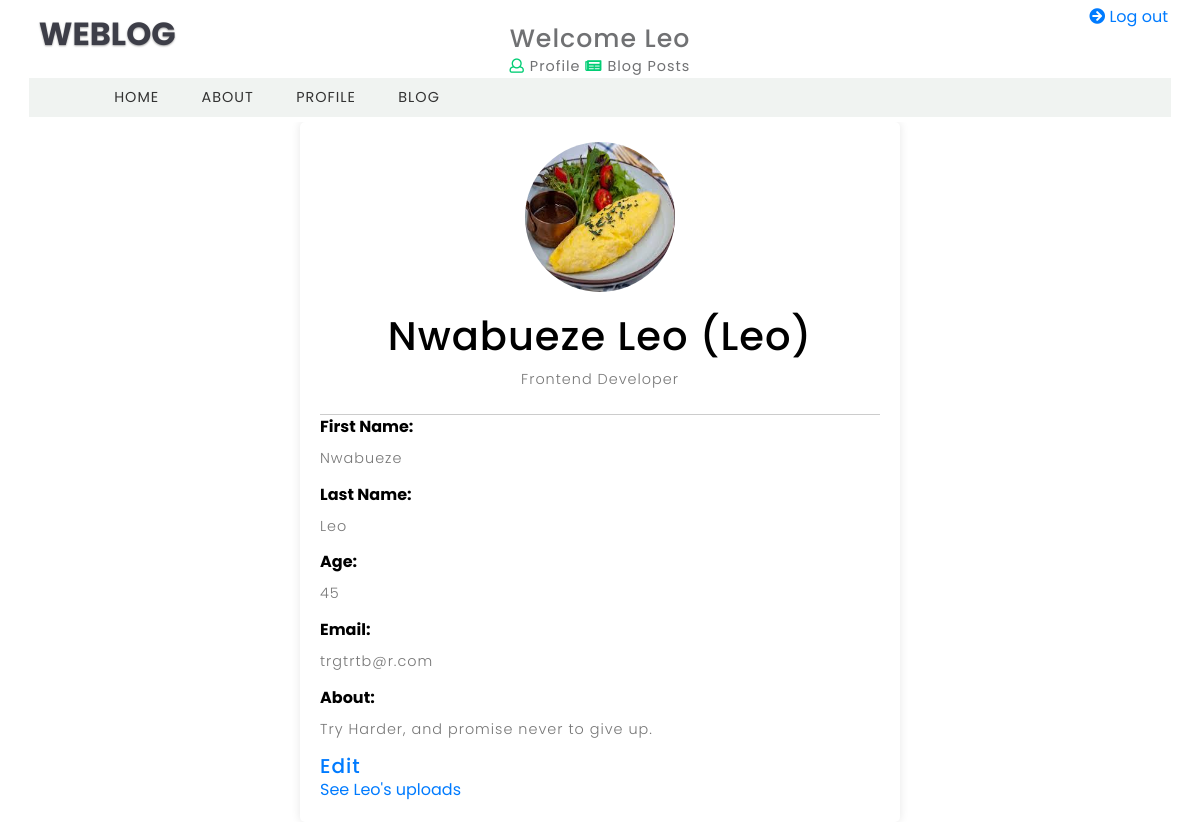
The app's page /myProfile/11 (signed in) with its own data.
### App/models.py (models this page shows, shortened)
class Profile(models.Model):
    user = models.OneToOneField(User, on_delete=models.CASCADE, null=True,)
    image = models.ImageField(upload_to='images',null=True, blank=True, default="default.jpg")
    first_name = models.CharField(max_length=50)
    last_name = models.CharField(max_length=50)
    age = models.IntegerField(blank=True, null=True)
    email = models.EmailField(blank=True, null=True)
    occupation = models.CharField(max_length=50, blank=True, null=True)
    about = models.TextField(blank=True, null=True, )
    is_active = models.BooleanField(default=True)
    def __str__(self):
        return f"{self.first_name} {self.last_name}"

### App/views.py (the view)
# urls.py: path('myProfile/<str:pk>', views.myProfile, name='myProfile'),
@login_required(login_url='loginUser')
def myProfile(request, pk):
    profile = Profile.objects.get(id=pk)
    user = User.objects.get(id=pk)
    profiles = Profile.objects.all()
    context = {'profiles': profiles, 'user': user, 'profile': profile,}
    return render(request, 'App/myProfile.html', context)

### App/templates/App/myProfile.html (shortened to what this page needs)
{% include 'navbar.html'%}
{% block content %}
    <div class="profile-info">
		<div class="profile-header">
			<img src="{{profile.image.url}}" alt="Profile Picture" class="profile-picture">
			<h1>{{profile}} ({{profile.user}})</h1>
			<p>{{profile.occupation}}</p>
		</div>
		<div class="profile-field">
			<label>First Name:</label>
			<p>{{profile.first_name}}</p>
		</div>
		<div class="profile-field">
			<label>Last Name:</label>
			<p>{{profile.last_name}}</p>
		</div>
		<div class="profile-field">
			<label>Age:</label>
			<p>{{profile.age}}</p>
		</div>
		<div class="profile-field">
			<label>Email:</label>
			<p>{{profile.email}}</p>
		</div>
		<div class="profile-field">
			<label>About:</label>
			<p>{{profile.about}} </p>
		</div>
        {% if request.user == profile.user %}
        <h5><a href="{% url 'updateMe' profile.id %}"> Edit </a></h5>
        {% endif %}
		<a  class="link" href="{% url 'uploads' profile.id %}"> See {{profile.user}}'s uploads </a>
	</div>
{% endblock %}

### templates/navbar.html (shortened to what this page needs)
<!DOCTYPE html>
{% load compress %}
{% load  static %}
<html lang="zxx">
<head>
	<link href="https://cdn.jsdelivr.net/npm/bootstrap@5.0.2/dist/css/bootstrap.min.css" rel="stylesheet">
	<link href="{% static 'css/bootstrap.css' %}" rel='stylesheet' type='text/css' />
    <link href="{% static 'css/single.css'%}" rel='stylesheet' type='text/css' />
	<link href="{% static 'css/style.css' %}" rel='stylesheet' type='text/css' />
	<link href="{% static 'css/fontawesome-all.css' %}" rel="stylesheet">
</head>
	<header>
		<div class="top-bar_sub_w3layouts container-fluid">
			<div class="row">
				<div class="col-md-4 logo text-left">
					<a class="navbar-brand" href="{% url 'home' %}">
						 Weblog</a>
				</div>
				<div class="col-md-4 top-forms text-center mt-lg-3 mt-md-1 mt-0">
					{% if request.user.is_authenticated %}
					<h3><span> Welcome {{user.username}}</span></h3>
					<span>
						<a href="{% url 'myProfile' user.id %}">
							<i class="far fa-user"></i> Profile </a>
					</span>
					<span>
						<a href="{% url 'profileList' user.id %}">
							<i class="fas fa-newspaper"></i> Blog Posts </a>
						</span>
				</div>
				<div class="col-md-4 log-icons text-right">
					<span>
						<a href="{% url 'logoutUser' %}">
							<i class="fas fa-arrow-circle-right"></i> Log out </a>
						</span>
				</div>
	{% endif %}
		<div class="header_top" id="home">
			<nav class="navbar navbar-expand-lg navbar-light bg-light">
				<div class="collapse navbar-collapse" id="navbarSupportedContent">
					<ul class="navbar-nav mr-auto">
						<li class="nav-item">
							<a class="nav-link" href="{% url 'home' %}">Home
							</a>
						</li>
						<li class="nav-item">
							<a class="nav-link" href="{% url 'about' %}">About</a>
						</li>
						{% if request.user.is_authenticated %}
						<li class="nav-item">
							<a class="nav-link" href="{% url 'myProfile' user.id %}">Profile</a>
						</li>
						<li class="nav-item">
							<a class="nav-link" href="{% url 'profileList' user.id %}">Blog</a>
							{% else %}
							<a class="nav-link" href="{% url 'guestProfile' %}">Blog</a>
							{% endif %}
						</li>
					</ul>
				</div>
			</nav>
		</div>
	</div>
	</header>
</body>
</html>

### static/css/style.css (style rules this page uses)
html, body { margin: 0; font-size: 100%; font-family: 'Poppins', sans-serif; background: #fff; color: #000; }
body a { text-decoration: none; transition: 0.5s all; -webkit-transition: 0.5s all; -moz-transition: 0.5s all; -o-transition: 0.5s all; -ms-transition: 0.5s all; }
h1, h2, h3, h4, h5, h6 { margin: 0; font-family: 'Poppins', sans-serif; letter-spacing:1px; }
p { margin: 0; font-size: 0.9em; color: #777777; line-height: 2em; letter-spacing: 1px; font-weight: 300; }
ul { margin: 0; padding: 0; }
.top-bar_sub_w3layouts { background: #fff; padding: 0.3em 2em; position: relative; }
.top-forms span { font-size: 0.9em; color: #707173; letter-spacing: 1px; }
.top-forms span a { color: #707173; }
.top-forms a i { color:#01cd74; }
.navbar { padding: 0em 4em; }
.bg-light { background-color: #f0f3f1 !important; }
a.navbar-brand { font-size: 2em; font-weight: 700; text-shadow: 0 1px 2px rgba(0, 0, 0, 0.37); color: #3d3e48; text-transform: uppercase; }
li.nav-item { margin: 0 1px; }
.navbar-light .navbar-nav .nav-link { padding: 0.6em 1.4em; color: #333; background: transparent; text-transform: uppercase; font-size: 0.9em; letter-spacing: 1px; }

### App/templates/App/myProfile.html (style rules this page uses)
.link { text-align: center; }
.profile-info { background-color: #fff; padding: 20px; border-radius: 5px; box-shadow: 0 0 10px rgba(0, 0, 0, 0.1); margin-bottom: 20px; max-width: 600px; margin: 0 auto; }
.profile-picture { width: 150px; height: 150px; border-radius: 50%; display: block; margin: 0 auto; }
.profile-header { display: flex; align-items: center; justify-content: center; flex-direction: column; padding-bottom: 20px; border-bottom: 1px solid #ccc; }
.profile-header h1 { margin-top: 20px; margin-bottom: 5px; }
.profile-header p { margin-top: 0; }
.profile-field { margin-bottom: 10px; }
.profile-field label { display: block; font-weight: bold; margin-bottom: 5px; }
.profile-field p { margin: 0; }

### records on screen
Profile: image (picture), first_name+last_name "Nwabueze Leo", user "Leo", occupation "Frontend Developer", first_name "Nwabueze", last_name "Leo", age "45", email "trgtrtb@r.com", about "Try Harder, and promise never to give up."

### other values on screen
{{ user.username }} "Leo"
